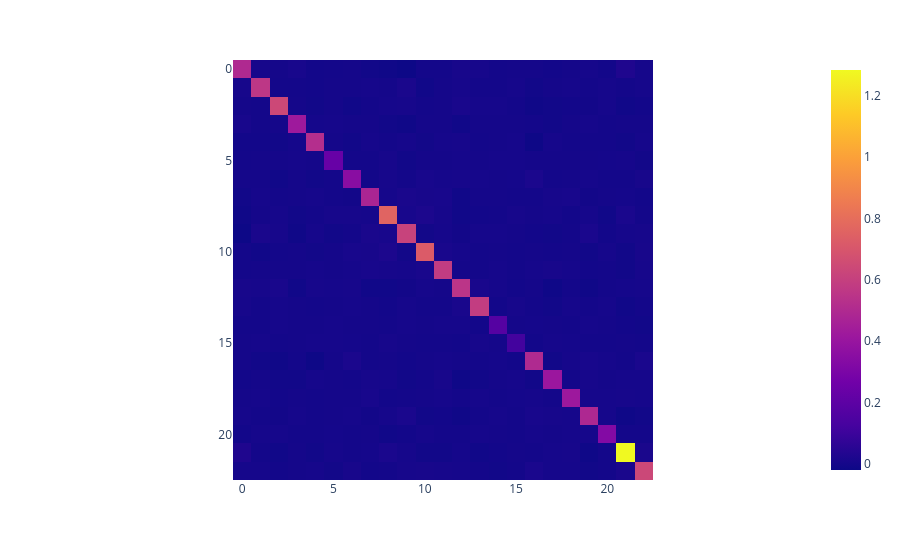

The cell this chart's notebook holds for it:
### Code cell
import plotly.express as px

fig = px.imshow(cov_trace_mean)
fig.show()

### Figure 1 — Plotly figure (JSON) as saved in the notebook; plotly's stock layout.template omitted (floating-point values rounded to 4 significant figures; data arrays with more than 128 entries replaced by an {"elided": "..."} marker saying what was removed)
{"data": [{"coloraxis": "coloraxis", "hovertemplate": "x: %{x}<br>y: %{y}<br>color: %{z}<extra></extra>", "name": "0", "type": "heatmap", "xaxis": "x", "yaxis": "y", "z": {"elided": "23x23 float values"}}], "layout": {"coloraxis": {"colorscale": [[0, "#0d0887"], [0.1111, "#46039f"], [0.2222, "#7201a8"], [0.3333, "#9c179e"], [0.4444, "#bd3786"], [0.5556, "#d8576b"], [0.6667, "#ed7953"], [0.7778, "#fb9f3a"], [0.8889, "#fdca26"], [1, "#f0f921"]]}, "margin": {"t": 60}, "xaxis": {"anchor": "y", "constrain": "domain", "domain": [0, 1], "scaleanchor": "y"}, "yaxis": {"anchor": "x", "autorange": "reversed", "constrain": "domain", "domain": [0, 1]}}}
